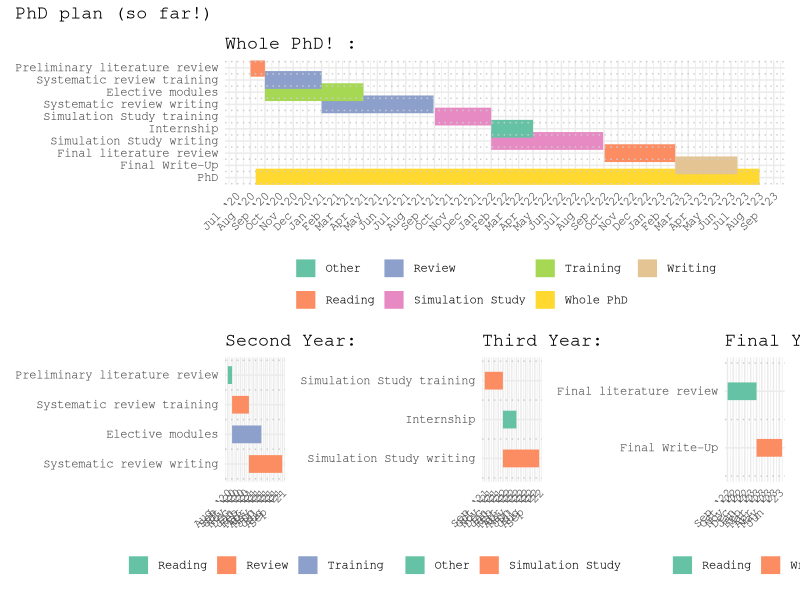

Recreate this plot in R.
#Code inspired by <https://stats.andrewheiss.com/misc/gantt.html>


# Loading libraries -------------------------------------------------------

library(tidyverse) # Easily Install and Load the 'Tidyverse'
library(lubridate) # Make Dealing with Dates a Little Easier
library(scales) # Scale Functions for Visualization
library(Cairo) # R Graphics Device using Cairo Graphics Library
library(patchwork) # The Composer of Plots
library(RColorBrewer) # ColorBrewer Palettes


# Specifying tasks --------------------------------------------------------

tasks <- tribble(
  ~Start,       ~End,         ~Project,          ~Task,
  "12-08-2020", "01-08-2023", "Whole PhD", "PhD",
  "01-08-2020", "01-09-2020", "Reading", "Preliminary literature review",
  "01-09-2020", "01-04-2021", "Training", "Elective modules",
  "01-09-2020", "01-01-2021", "Review", "Systematic review training",
  "01-01-2021", "30-08-2021", "Review", "Systematic review writing",
  "02-09-2021", "01-01-2022", "Simulation Study", "Simulation Study training",
  "01-01-2022", "30-08-2022", "Simulation Study", "Simulation Study writing",
  "01-01-2022", "01-04-2022", "Other", "Internship",
  "02-09-2022", "01-02-2023", "Reading", "Final literature review",
  "01-02-2023", "15-06-2023", "Writing", "Final Write-Up") %>%
  mutate(Start = dmy(Start),
         End = dmy(End)) %>%
  gather(date.type, task.date, -c(Project, Task)) %>%
  arrange(date.type, task.date) %>%
  mutate(Task = factor(Task, levels = rev(unique(Task)), ordered = TRUE))

# Specifying years --------------------------------------------------------

tasks_y2 <- tasks %>%
  filter(task.date < "2021-09-01",
         Task != "PhD")

tasks_y3 <- tasks %>%
  filter(task.date > "2021-09-01",
         task.date < "2022-09-01",
         Task != "PhD")

tasks_y4 <- tasks %>%
  filter(task.date > "2022-09-01",
         task.date < "2023-09-01",
         Task != "PhD")

# Making Gantt function ---------------------------------------------------

Gantt <- function(x, Task, task.date, Project) {
    ggplot(x, aes(x = Task,
                  y = task.date,
                  colour = Project)) +
    scale_fill_brewer(palette="Set2") +
    scale_color_brewer(palette="Set2") +
    geom_line(size = 6) +
    geom_vline(xintercept = seq(length(tasks$Task) + 0.5 - 1, 0, by = -1),
               colour = "grey80",
               linetype = "dotted") +
    guides(colour = guide_legend(title = NULL)) +
    labs(x = NULL, y = NULL) +
    coord_flip() +
    scale_y_date(date_breaks = "1 month",
                 labels = date_format("%b ‘%y")) +
    theme_minimal() +
    theme(axis.text.x = element_text(angle = 45, hjust = 1),
          legend.position = "bottom")
  }


# Creating plots ----------------------------------------------------------

# Whole PhD

whole <- Gantt(tasks) +
  ggtitle("Whole PhD! :")

# By year

y2 <- Gantt(tasks_y2) +
  ggtitle("Second Year:")

y3 <- Gantt(tasks_y3) +
  ggtitle("Third Year:")
  
y4 <- Gantt(tasks_y4) +
  ggtitle("Final Year:")

charts <- whole / (y2 + y3 + y4) +
  plot_annotation(title = "PhD plan (so far!)") &
  theme(text = element_text("mono"))


# Save plot as high resolution PNG (the secret is 'type = "cairo", dpi = 300')

ggsave(charts, filename = "Gantt_chart.png",
       width = 12, height = 6.5, units = "in", type = "cairo", dpi = 300)
